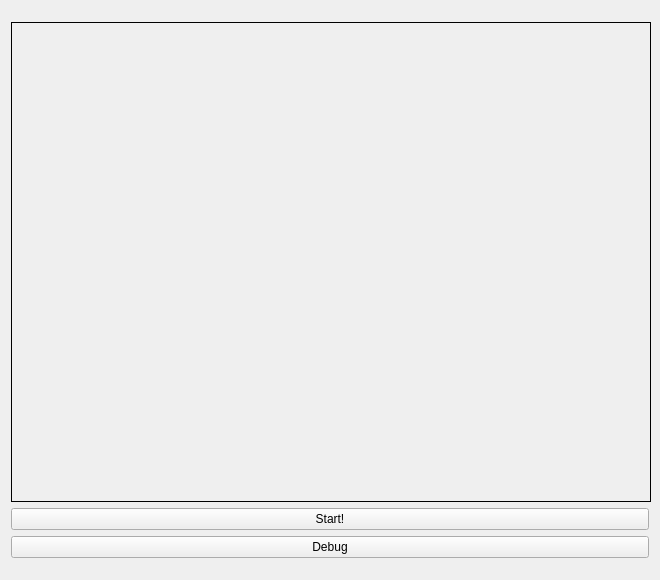
<?xml version="1.0" encoding="UTF-8"?>
<ui version="4.0">
 <class>MainWindow</class>
 <widget class="QMainWindow" name="MainWindow">
  <property name="geometry">
   <rect>
    <x>0</x>
    <y>0</y>
    <width>660</width>
    <height>580</height>
   </rect>
  </property>
  <property name="sizePolicy">
   <sizepolicy hsizetype="Fixed" vsizetype="Fixed">
    <horstretch>0</horstretch>
    <verstretch>0</verstretch>
   </sizepolicy>
  </property>
  <property name="minimumSize">
   <size>
    <width>660</width>
    <height>580</height>
   </size>
  </property>
  <property name="maximumSize">
   <size>
    <width>660</width>
    <height>580</height>
   </size>
  </property>
  <property name="windowTitle">
   <string>MainWindow</string>
  </property>
  <widget class="QWidget" name="centralWidget">
   <layout class="QVBoxLayout" name="verticalLayout_2">
    <item>
     <layout class="QVBoxLayout" name="verticalLayout">
      <item>
       <widget class="QLabel" name="label">
        <property name="sizePolicy">
         <sizepolicy hsizetype="Fixed" vsizetype="Fixed">
          <horstretch>0</horstretch>
          <verstretch>0</verstretch>
         </sizepolicy>
        </property>
        <property name="minimumSize">
         <size>
          <width>640</width>
          <height>480</height>
         </size>
        </property>
        <property name="maximumSize">
         <size>
          <width>640</width>
          <height>480</height>
         </size>
        </property>
        <property name="frameShape">
         <enum>QFrame::Box</enum>
        </property>
        <property name="text">
         <string/>
        </property>
       </widget>
      </item>
      <item>
       <widget class="QPushButton" name="pushButton">
        <property name="text">
         <string>Start!</string>
        </property>
       </widget>
      </item>
      <item>
       <widget class="QPushButton" name="DebugButton">
        <property name="text">
         <string>Debug</string>
        </property>
       </widget>
      </item>
     </layout>
    </item>
   </layout>
  </widget>
 </widget>
 <layoutdefault spacing="6" margin="11"/>
 <resources/>
 <connections>
  <connection>
   <sender>pushButton</sender>
   <signal>pressed()</signal>
   <receiver>MainWindow</receiver>
   <slot>startMegabrain()</slot>
   <hints>
    <hint type="sourcelabel">
     <x>329</x>
     <y>539</y>
    </hint>
    <hint type="destinationlabel">
     <x>329</x>
     <y>289</y>
    </hint>
   </hints>
  </connection>
  <connection>
   <sender>DebugButton</sender>
   <signal>pressed()</signal>
   <receiver>MainWindow</receiver>
   <slot>showDebugger()</slot>
   <hints>
    <hint type="sourcelabel">
     <x>329</x>
     <y>552</y>
    </hint>
    <hint type="destinationlabel">
     <x>329</x>
     <y>289</y>
    </hint>
   </hints>
  </connection>
 </connections>
 <slots>
  <slot>startMegabrain()</slot>
  <slot>showDebugger()</slot>
 </slots>
</ui>
